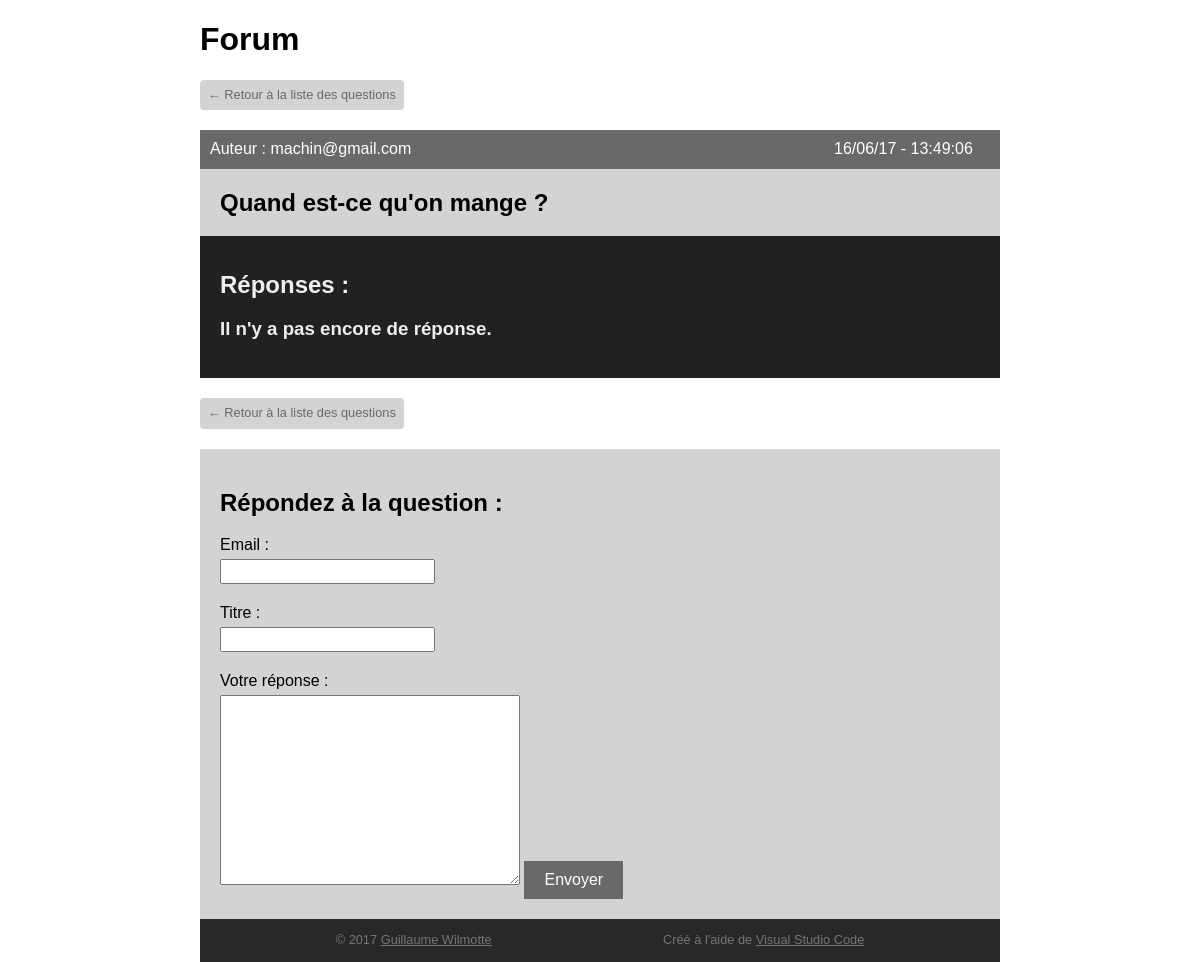
/question-2.html, run on the app's committed database.
### tables this page shows
CREATE TABLE `questions` (
  `id_questions` int(10) UNSIGNED NOT NULL,
  `titre` varchar(42) DEFAULT NULL,
  `mail` varchar(42) DEFAULT NULL,
  `date` timestamp NOT NULL DEFAULT CURRENT_TIMESTAMP
);

### includes/reponses.php (the view, shortened to what this page needs)
<?php
   $sql = "SELECT * FROM questions WHERE id_questions =".$_GET['question'];
   $q_question = $connect -> query($sql);
   $nb_questions = $q_question -> num_rows;
  $sql = "SELECT * FROM reponses WHERE id_questions =".$_GET['question'];
  $q_reponses = $connect -> query($sql);
  $nb_reponses = $q_reponses -> num_rows;
?>
  <main>
    <a href="index.php" id="return-btn">&larr; Retour à la liste des questions</a>
    <?php if ( isset($nb_questions) AND $nb_questions > 0 ) :
        while ( $row = $q_question -> fetch_object() ) : ?>
    <div class="question-infos">
      <p>Auteur :
        <?php echo $row -> mail ?>
      </p>
      <time>
        <?php echo date('d/m/y - H:i:s',strtotime($row -> date)); ?>
      </time>
    </div>
    <h2 class="question-title"><?php echo $row -> titre ?></h2>
    <section id="reponses">
      <h2>Réponses :</h2>
      <?php if ( isset($nb_reponses) AND $nb_reponses > 0 ) :
        while ($row = $q_reponses -> fetch_object() ) :?>
        <div class="reponse">
          <div class="reponse-infos">
            <p><?php echo $row -> mail ?></p>
            <time><?php echo date('d/m/y - H:i:s',strtotime($row -> date)); ?></time>
          </div>
          <div class="reponse-content">
            <h3><?php echo $row -> titre ?></h3>
            <?php echo $row -> texte ?>
          </div>
        </div>
      <?php
        endwhile;
        else : ?>
          <h3 id="no-reponse">Il n'y a pas encore de réponse.</h3>
      <?php endif;
      endwhile;
    endif; ?>
    </section>
    <a href="index.php" id="return-btn">&larr; Retour à la liste des questions</a>
    <?php include('insert_reponse.php') ?>
  </main>

### style/css/style.css (style rules this page uses)
html { line-height: 1.15; -ms-text-size-adjust: 100%; -webkit-text-size-adjust: 100%; }
body { margin: 0; }
article, aside, footer, header, nav, section { display: block; }
figcaption, figure, main { display: block; }
a { background-color: transparent; -webkit-text-decoration-skip: objects; }
* { -webkit-box-sizing: border-box; box-sizing: border-box; }
body { font-family: arial; max-width: 800px; margin: 0 auto; }
.question-title { background: lightgrey; margin: 0; padding: 20px; }
.question-infos { display: -webkit-box; display: -webkit-flex; display: -ms-flexbox; display: flex; background: dimgrey; color: white; padding: 10px; }
.question-infos p { margin: 0; width: 80%; }
#return-btn { display: inline-block; background: lightgrey; color: dimgrey; padding: 8px; font-size: .8rem; text-decoration: none; border-radius: 4px; margin-bottom: 20px; }
#reponses { background: #212121; padding: 20px; margin-bottom: 20px; }
#reponses > h2 { color: #EEE; margin: 15px 0; }
#no-reponse { color: #EEE; }

### data on the page
questions: mail "machin@gmail.com", date "16/06/17 - 13:49:06", titre "Quand est-ce qu'on mange ?"
